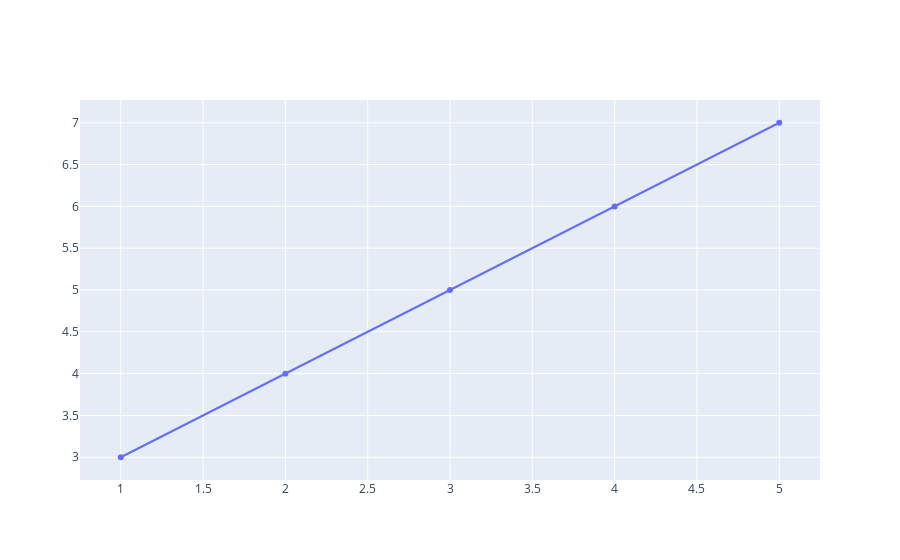

Notebook code cell kept with this figure:
### Code cell
##Scatter plot here is line graph
fig=go.Figure()
fig.add_trace(go.Scatter(x=[1,2,3,4,5],y=[3,4,5,6,7]))

### Figure 1 — Plotly figure (JSON) as saved in the notebook; plotly's stock layout.template omitted (floating-point values rounded to 4 significant figures)
{"data": [{"type": "scatter", "x": [1, 2, 3, 4, 5], "y": [3, 4, 5, 6, 7]}], "layout": {"autosize": true, "xaxis": {"autorange": true, "range": [0.7477, 5.252], "type": "linear"}, "yaxis": {"autorange": true, "range": [2.67, 7.33], "type": "linear"}}}
